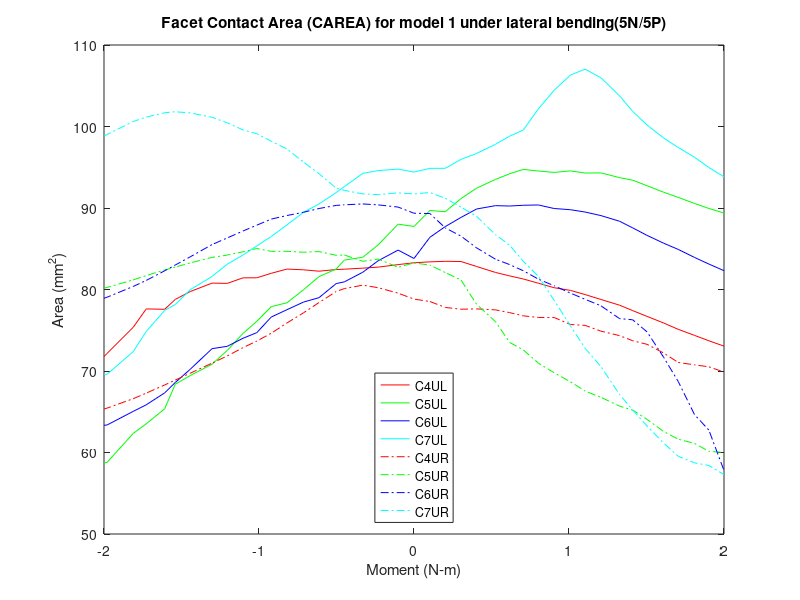

Write the MATLAB code that produced this figure.
% Facet Contact Area (CAREA)
% model1_SlideSlide_Tether/5n & 5p
clear all;
%% 5P
figure (5)

c4ulxp=[2 2.05126 2.10091 2.15165 2.20195 2.26309 2.30825 2.35242 2.40115 2.45206 2.50453 2.55201 2.60315 2.66299 2.70555 2.75188 2.8058 2.85226 2.9048 2.95124 3]-2;
c4ulyp=[83.2809 83.3928 83.4591 83.4331 82.8251 82.0902 81.6718 81.2923 80.7712 80.219 79.8908 79.3798 78.7745 78.0784 77.4078 76.7003 75.8822 75.1141 74.373 73.7075 73.0536];

c4urxp=[2 2.05126 2.10091 2.15165 2.20195 2.26309 2.30825 2.35242 2.40115 2.45206 2.50453 2.55201 2.60315 2.66299 2.70555 2.75188 2.8058 2.85226 2.9048 2.95124 3]-2;
c4uryp=[78.8243 78.5267 77.7984 77.5818 77.6201 77.4995 77.1651 76.7683 76.5718 76.5638 75.71 75.5964 74.8909 74.3414 73.7142 73.2705 72.1944 71.048 70.7579 70.5148 69.8657];

c5ulxp=[2 2.05126 2.10091 2.15165 2.20195 2.26309 2.30825 2.35242 2.40115 2.45206 2.50453 2.55201 2.60315 2.66299 2.70555 2.75188 2.8058 2.85226 2.9048 2.95124 3]-2;
c5ulyp=[87.7379 89.6987 89.5424 91.1612 92.4328 93.5105 94.1945 94.7344 94.5371 94.366 94.5555 94.2889 94.3091 93.7271 93.4109 92.7319 91.9263 91.3067 90.5598 89.9433 89.3764];

c5urxp=[2 2.05126 2.10091 2.15165 2.20195 2.26309 2.30825 2.35242 2.40115 2.45206 2.50453 2.55201 2.60315 2.66299 2.70555 2.75188 2.8058 2.85226 2.9048 2.95124 3]-2;
c5uryp=[83.2642 82.9925 82.0857 81.1624 78.1824 76.0525 73.5182 72.5948 70.9666 69.7906 68.672 67.5363 66.7706 65.6894 65.2053 64.0623 62.5615 61.6343 61.1145 60.1477 60.0013];

c6ulxp=[2 2.05126 2.10091 2.15165 2.20195 2.26309 2.30825 2.35242 2.40115 2.45206 2.50453 2.55201 2.60315 2.66299 2.70555 2.75188 2.8058 2.85226 2.9048 2.95124 3]-2;
c6ulyp=[83.8105 86.4042 87.7203 88.8463 89.8792 90.2899 90.2424 90.3349 90.3731 89.9384 89.7899 89.5055 89.0665 88.3768 87.558 86.6403 85.6723 84.9204 83.9362 83.1227 82.3122];

c6urxp=[2 2.05126 2.10091 2.15165 2.20195 2.26309 2.30825 2.35242 2.40115 2.45206 2.50453 2.55201 2.60315 2.66299 2.70555 2.75188 2.8058 2.85226 2.9048 2.95124 3]-2;
c6uryp=[89.3584 89.32 87.5598 86.5477 85.1087 83.7127 83.0616 82.3027 81.273 80.4616 79.5603 78.7979 77.996 76.4296 76.2835 74.7956 71.6532 68.7157 64.6553 62.7445 57.7836];

c7ulxp=[2 2.05126 2.10091 2.15165 2.20195 2.26309 2.30825 2.35242 2.40115 2.45206 2.50453 2.55201 2.60315 2.66299 2.70555 2.75188 2.8058 2.85226 2.9048 2.95124 3]-2;
c7ulyp=[94.4104 94.8635 94.8735 95.968 96.6996 97.823 98.8104 99.5579 102.17 104.438 106.312 107.035 105.975 103.767 101.855 100.178 98.5757 97.4293 96.2298 94.97 93.8279];

c7urxp=[2 2.05126 2.10091 2.15165 2.20195 2.26309 2.30825 2.35242 2.40115 2.45206 2.50453 2.55201 2.60315 2.66299 2.70555 2.75188 2.8058 2.85226 2.9048 2.95124 3]-2;
c7uryp=[91.7238 91.9036 91.1959 90.1094 88.9754 86.7249 85.4409 83.4612 81.6112 78.6703 75.5532 72.7872 70.5337 67.1295 65.2178 63.2425 61.1435 59.5337 58.7332 58.4042 57.2854];

%% 5N

c4ulxn=-1*[2 2.05126 2.11533 2.16533 2.2247 2.25107 2.30644 2.35622 2.40972 2.46023 2.50711 2.55164 2.60232 2.65142 2.72191 2.77012 2.80437 2.86374 2.90593 2.9903 3 ]+2;
c4ulyn=[83.2809 83.0534 82.7473 82.6199 82.4909 82.4528 82.2461 82.4162 82.5069 81.992 81.4356 81.4307 80.7519 80.7839 79.7476 78.7808 77.5711 77.6175 75.3598 72.1525 71.7694];

c4urxn=-1*[2 2.05126 2.11533 2.16533 2.2247 2.25107 2.30644 2.35622 2.40972 2.46023 2.50711 2.55164 2.60232 2.65142 2.72191 2.77012 2.80437 2.86374 2.90593 2.9903 3 ]+2;
c4uryn=[78.8243 79.5484 80.2203 80.5324 80.1123 79.7522 78.3994 77.1445 75.8934 74.6402 73.6754 72.8651 71.8488 70.9697 69.7259 68.8866 68.2862 67.2857 66.5999 65.4445 65.3351];

c5ulxn=-1*[2 2.05126 2.11533 2.16533 2.2247 2.25107 2.30644 2.35622 2.40972 2.46023 2.50711 2.55164 2.60232 2.65142 2.72191 2.77012 2.80437 2.86374 2.90593 2.9903 3 ]+2;
c5ulyn=[87.7379 88.0178 85.4825 83.9581 83.6049 82.5157 81.5821 79.9749 78.372 77.9034 76.0968 74.6089 72.53 70.8271 69.4443 68.3752 65.3628 63.5189 62.3362 58.7815 58.7393 ];

c5urxn=-1*[2 2.05126 2.11533 2.16533 2.2247 2.25107 2.30644 2.35622 2.40972 2.46023 2.50711 2.55164 2.60232 2.65142 2.72191 2.77012 2.80437 2.86374 2.90593 2.9903 3 ]+2;
c5uryn=[83.2642 82.7259 83.7359 83.4589 84.2379 84.1977 84.6514 84.5741 84.6869 84.6804 85.0285 84.6243 84.2263 83.9398 83.2602 82.7532 82.3945 81.7091 81.1759 80.2536 80.1662  ];

c6ulxn=-1*[2 2.05126 2.11533 2.16533 2.2247 2.25107 2.30644 2.35622 2.40972 2.46023 2.50711 2.55164 2.60232 2.65142 2.72191 2.77012 2.80437 2.86374 2.90593 2.9903 3 ]+2;
c6ulyn=[83.8105 84.8344 83.5338 82.1153 80.9374 80.7246 78.9999 78.4606 77.5226 76.6288 74.7055 74.0164 73.03 72.7421 70.2111 68.5882 67.3123 65.8538 65.0432 63.372 63.3436 ];

c6urxn=-1*[2 2.05126 2.11533 2.16533 2.2247 2.25107 2.30644 2.35622 2.40972 2.46023 2.50711 2.55164 2.60232 2.65142 2.72191 2.77012 2.80437 2.86374 2.90593 2.9903 3 ]+2;
c6uryn=[89.3584 90.1137 90.3826 90.4988 90.391 90.3178 89.9384 89.4796 89.0783 88.6394 87.8939 87.1753 86.3292 85.5133 84.0073 83.0038 82.2935 81.1144 80.3697 79.0533 78.9258];

c7ulxn=-1*[2 2.05126 2.11533 2.16533 2.2247 2.25107 2.30644 2.35622 2.40972 2.46023 2.50711 2.55164 2.60232 2.65142 2.72191 2.77012 2.80437 2.86374 2.90593 2.9903 3 ]+2;
c7ulyn=[94.4104 94.7726 94.5938 94.2447 92.6247 91.8894 90.4991 89.4748 87.9307 86.5099 85.3454 84.2307 83.102 81.6074 79.9725 78.1562 77.4344 74.8513 72.3727 69.598 69.5897 ];

c7urxn=-1*[2 2.05126 2.11533 2.16533 2.2247 2.25107 2.30644 2.35622 2.40972 2.46023 2.50711 2.55164 2.60232 2.65142 2.72191 2.77012 2.80437 2.86374 2.90593 2.9903 3 ]+2;
c7uryn=[91.7238 91.8591 91.6362 91.729 92.1673 92.4435 94.214 95.6251 97.2339 98.1934 99.1162 99.5811 100.451 101.13 101.668 101.811 101.686 101.157 100.613 99.0164 98.8186 ];
%% left

c4xl=2*[flip(c4ulxn(2:21)),c4ulxp];
c4yl=[flip(c4ulyn(2:21)),c4ulyp];
a=plot(c4xl,c4yl,'r');
hold on

c5xl=2*[flip(c5ulxn(2:21)),c5ulxp];
c5yl=[flip(c5ulyn(2:21)),c5ulyp];
b=plot(c5xl,c5yl,'g');
hold on

c6xl=2*[flip(c6ulxn(2:21)),c6ulxp];
c6yl=[flip(c6ulyn(2:21)),c6ulyp];
c=plot(c6xl,c6yl,'b');
hold on

c7xl=2*[flip(c7ulxn(2:21)),c7ulxp];
c7yl=[flip(c7ulyn(2:21)),c7ulyp];
d=plot(c7xl,c7yl,'c');
hold on
%% Right

c4xr=2*[flip(c4urxn(2:21)),c4urxp];
c4yr=[flip(c4uryn(2:21)),c4uryp];
e=plot(c4xr,c4yr,'-.r');
hold on

c5xr=2*[flip(c5urxn(2:21)),c5urxp];
c5yr=[flip(c5uryn(2:21)),c5uryp];
f=plot(c5xr,c5yr,'-.g');
hold on

c6xr=2*[flip(c6urxn(2:21)),c6urxp];
c6yr=[flip(c6uryn(2:21)),c6uryp];
g=plot(c6xr,c6yr,'-.b');
hold on

c7xr=2*[flip(c7urxn(2:21)),c7urxp];
c7yr=[flip(c7uryn(2:21)),c7uryp];
h=plot(c7xr,c7yr,'-.c');

leg=[a,b,c,d,e,f,g,h];
title('Facet Contact Area (CAREA) for model 1 under lateral bending(5N/5P)')
xlabel('Moment (N-m)')
ylabel('Area (mm^2)')
legend(leg,'C4UL','C5UL','C6UL','C7UL','C4UR','C5UR','C6UR','C7UR','location','south')
